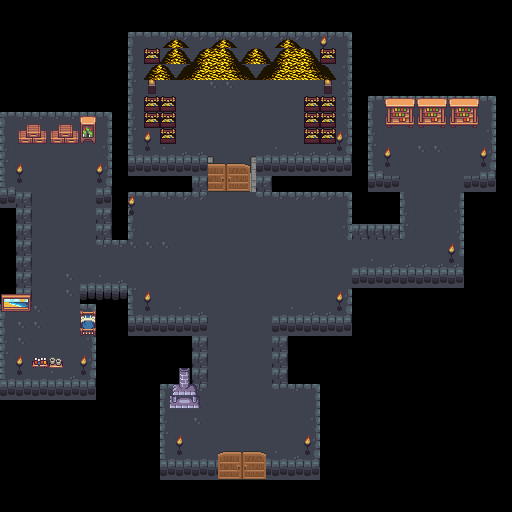

Below is a game level as drawn by its tile map, then a one-line description and the .tmx that defines it (tile-layer data replaced by summaries):
An orthogonal 32x32 tile map with 16x16 px tiles, 3 tile layers (Calque de Tuiles 1, Calque de Tuiles 2, Calque de Tuiles 3), 5 tilesets and 34 objects (29x colision, 2x colison, event_sortie, event_livres).

<map version="1.10" tiledversion="1.10.2" orientation="orthogonal" renderorder="right-down" width="32" height="32" tilewidth="16" tileheight="16" infinite="0" nextlayerid="6" nextobjectid="56">
 <tileset firstgid="1" source="dungeon_tiles.tsx" />
 <tileset firstgid="553" source="dungeon2.tsx" />
 <tileset firstgid="1833" source="dungeon4.tsx" />
 <tileset firstgid="2601" source="Dungeon3.tsx" />
 <tileset firstgid="3113" source="gold.tsx" />
 <layer id="1" name="Calque de Tuiles 1" width="32" height="32">
  <data>[1024 cells, 512 non-empty, 9 distinct tile ids]</data>
 </layer>
 <layer id="2" name="Calque de Tuiles 2" width="32" height="32">
  <data>[1024 cells, 228 non-empty, 26 distinct tile ids]</data>
 </layer>
 <layer id="3" name="Calque de Tuiles 3" width="32" height="32">
  <data>[1024 cells, 130 non-empty, 54 distinct tile ids]</data>
 </layer>
 <objectgroup id="4" name="Calque d'Objets 1">
  <object id="2" name="colision" type="colision" x="112.381" y="175.823" width="79.1503" height="16.3134" />
  <object id="3" name="colision" type="colision" x="111.173" y="27.189" width="16.3134" height="212.679" />
  <object id="4" name="colision" type="colision" x="-0.604201" y="207.241" width="15.105" height="95.4638" />
  <object id="7" name="colision" type="colision" x="79.7545" y="286.391" width="48.9403" height="18.126" />
  <object id="8" name="colision" type="colision" x="94.2554" y="303.309" width="34.4395" height="100.902" />
  <object id="10" name="colision" type="colision" x="3.02101" y="399.377" width="90.6302" height="15.7092" />
  <object id="11" name="colision" type="colision" x="128.091" y="335.936" width="64.6495" height="46.5235" />
  <object id="12" name="colision" type="colision" x="127.486" y="382.459" width="32.6269" height="100.297" />
  <object id="14" name="colision" type="colision" x="158.905" y="476.715" width="160.113" height="15.105" />
  <object id="15" name="colision" type="colision" x="286.996" y="335.936" width="64.0453" height="49.5445" />
  <object id="16" name="colision" type="colision" x="319.622" y="384.876" width="32.6269" height="109.965" />
  <object id="17" name="colision" type="colision" x="352.853" y="286.996" width="109.965" height="48.3361" />
  <object id="18" name="colision" type="colision" x="464.631" y="191.532" width="23.5638" height="144.404" />
  <object id="19" name="colision" type="colision" x="486.986" y="189.719" width="22.9596" height="7.25041" />
  <object id="20" name="colision" type="colision" x="493.632" y="92.4428" width="16.9176" height="90.6302" />
  <object id="21" name="colision" type="colision" x="366.75" y="81.5671" width="143.196" height="13.8966" />
  <object id="22" name="colision" type="colision" x="351.645" y="79.1503" width="16.9176" height="146.217" />
  <object id="23" name="colision" type="colision" x="369.771" y="191.532" width="29.0017" height="31.4185" />
  <object id="24" name="colision" type="colision" x="270.078" y="176.427" width="82.7755" height="15.7092" />
  <object id="25" name="colision" type="colision" x="351.041" y="32.6269" width="17.5218" height="47.7319" />
  <object id="26" name="colision" type="colision" x="125.07" y="15.7092" width="241.076" height="15.105" />
  <object id="27" name="colision" type="colision" x="-1.8126" y="91.2344" width="112.986" height="18.126" />
  <object id="28" name="colision" type="colision" x="-13.2924" y="112.381" width="13.2924" height="82.7755" />
  <object id="29" name="colision" type="colision" x="-16.3134" y="304.517" width="15.7092" height="94.2554" />
  <object id="33" name="colison" type="colison" x="148" y="81" width="7.5" height="12.5" />
  <object id="36" name="colision" type="colison" x="324.25" y="79.75" width="8" height="13.75" />
  <object id="50" name="colision" type="colision" x="227.925" y="156.177" width="41.6503" height="42.9801" />
  <object id="52" name="colision" type="colision" x="18.9248" y="125.843" width="79.1503" height="16.3134" />
  <object id="53" name="colision" type="colision" x="32.9248" y="359.343" width="30.6503" height="7.8134" />
  <object id="54" name="colision" type="colision" x="167.425" y="383.343" width="31.6503" height="24.8134" />
  <object id="55" name="colision" type="colision" x="393.925" y="101.343" width="79.1503" height="16.3134" />
 </objectgroup>
 <objectgroup id="5" name="Calque d'Objets 2">
  <object id="32" name="event_sortie" type="event_sortie" x="218.5" y="448.5" width="47" height="30.5" />
  <object id="48" name="event_livres" type="event_livres" x="388.5" y="112" width="89.5" height="22" />
  <object id="49" x="-134" y="167.5" width="0.5" />
 </objectgroup>
</map>
